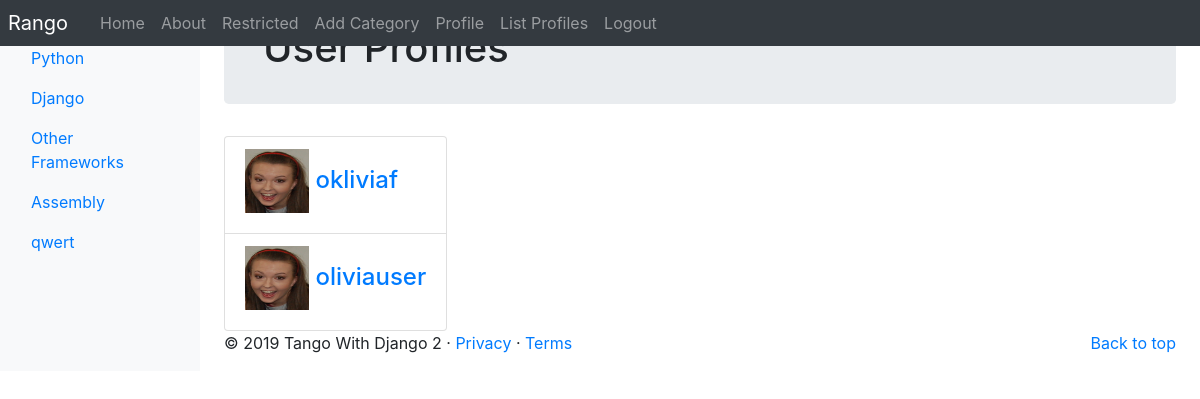
The page /rango/profiles/ (signed in) on the database its author committed.
### rango/models.py (models this page shows, shortened)
class Category(models.Model):
    NAME_MAX_LENGTH = 128
    name = models.CharField(max_length=NAME_MAX_LENGTH, unique=True)
    views = models.IntegerField(default=0)
    likes = models.IntegerField(default=0)
    slug = models.SlugField(unique=True)
    class Meta:
        verbose_name_plural = 'Categories'

class UserProfile(models.Model):
    user = models.OneToOneField(User, on_delete=models.CASCADE)
    website = models.URLField(blank=True)
    picture = models.ImageField(upload_to='profile_images', blank=True)

### rango/views.py (the view)
# urls.py: path('profiles/', views.ListProfilesView.as_view(), name='list_profiles'),
class ListProfilesView(View):
    @method_decorator(login_required)
    def get(self, request):
        profiles = UserProfile.objects.all()
        return render(request,
                      'rango/list_profiles.html',
                      {'userprofile_list': profiles})

### rango/templatetags/rango_template_tags.py (called while the page is built)
@register.inclusion_tag('rango/categories.html')
def get_category_list(current_category=None):
    return {'categories': Category.objects.all(),
            'current_category': current_category}

### templates/rango/list_profiles.html (shortened to what this page needs)
{% extends 'rango/base.html' %}
{% load staticfiles %}
{% block body_block %}
    <div class="jumbotron p-4">
        <div class="container">
            <h1 class="jumbotron-heading">User Profiles</h1>
        </div>
    </div>
    <div class="container">
        <div class="row">
            {% if userprofile_list %}
            <div class="panel-body">
                <div class="list-group">
                    {% for listuser in userprofile_list %}
                    <div class="list-group-item">
                        <h4 class="list-group-item-heading">
                            <a href="{% url 'rango:profile' listuser.user.username %}">
                                {% if listuser.picture %}
                                <img src="{{ MEDIA_URL }}{{ listuser.picture }}" width="64" height="64" />
                                {% else %}
                                <img src="https://lorempixel.com/64/64/people/" width="64" height="64" />
                                {% endif %}
                                {{ listuser.user.username }}
                            </a>
                        </h4>
                    </div>
                    {% endfor %}
                </div>
            </div>
            {% else %}
            <p>There are no users present on Rango.</p>
            {% endif %}
        </div>
    </div>
{% endblock %}

### templates/rango/categories.html (shortened to what this page needs)
<ul class="nav flex-column">
    {% if categories %}
        {% for c in categories %}
            {% if c == current_category %}
            <li class="nav-item">
                <a class="nav-link active" href="{% url 'rango:show_category' c.slug %}">
                    <span data-feather="archive"></span>{{ c.name }}
                </a>
            </li>
        {% else %}
            <li class="nav-item">
                <a class="nav-link" href="{% url 'rango:show_category' c.slug %}">
                    {{ c.name }}
                </a>
            </li>
        {% endif %}
        {% endfor %}
    {% else %}
        <li class="nav-item">There are no categories present.</li>
    {% endif %}
</ul>

### rows shown on the page
Category: name "Python"
Category: name "Django"
Category: name "Other Frameworks"
Category: name "Assembly"
Category: name "qwert"
UserProfile: picture (picture), user.username "okliviaf"
UserProfile: picture (picture), user.username "oliviauser"
